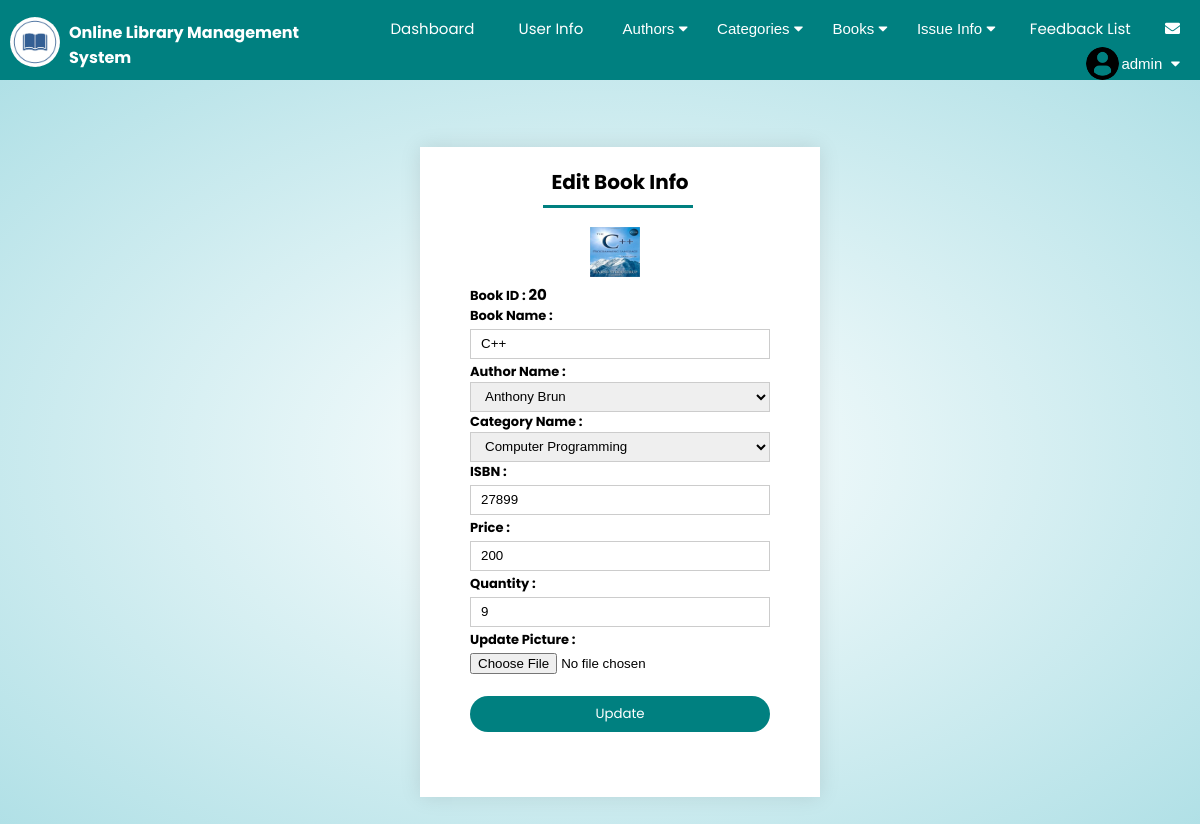
The page /edit_book.php?ed=20 (signed in) on the database its author committed.
### tables this page shows
CREATE TABLE `books` (
  `bookid` int(100) NOT NULL,
  `bookpic` varchar(500) NOT NULL,
  `bookname` varchar(100) NOT NULL,
  `authorid` int(100) NOT NULL,
  `categoryid` int(100) NOT NULL,
  `ISBN` varchar(100) NOT NULL,
  `price` int(100) NOT NULL,
  `quantity` int(100) NOT NULL
);

CREATE TABLE `authors` (
  `authorid` int(111) NOT NULL,
  `authorname` varchar(111) NOT NULL
);

CREATE TABLE `category` (
  `categoryid` int(111) NOT NULL,
  `categoryname` varchar(111) NOT NULL
);

### edit_book.php (the view, shortened to what this page needs)
<?php
	include "connection.php";
    include "admin_navbar.php";
?>
<!DOCTYPE html>
<html lang="en">
<head>
    <link rel="stylesheet" href="https://cdnjs.cloudflare.com/ajax/libs/font-awesome/5.15.2/css/all.min.css" />
    <link rel="stylesheet" href="style.css?v=<?php echo time(); ?>">
</head>
<body>
    <div class="edit-profile-container">
        <?php
			$id=$_GET['ed'];
			$q= "SELECT books.bookpic,books.bookid,books.bookname,authors.authorid,authors.authorname,category.categoryid,category.categoryname,books.ISBN,books.price,quantity from  `books`join `authors` on authors.authorid=books.authorid join `category` on category.categoryid=books.categoryid where bookid=$id";
			$res=mysqli_query($db,$q) or die(mysqli_error());
			while($row=mysqli_fetch_assoc($res))
			{
				$bookid=$row['bookid'];
                $pic=$row['bookpic'];
				$bookname=$row['bookname'];
				$authorid=$row['authorid'];
				$categoryid=$row['categoryid'];
				$authorname=$row['authorname'];
				$categoryname=$row['categoryname'];
				$ISBN=$row['ISBN'];
				$price=$row['price'];
				$quantity=$row['quantity'];
			}
	    ?>
        <div class="form form-book">
            <div class="form-container edit-form-container edit-book-container">
                <div class="form-btn">
                    <span onclick="login()" style="width: 100%;">Edit Book Info</span>
                    <hr id="indicator" class="add-author">
                </div>
                <form action="" id="loginform" method="post" enctype="multipart/form-data">
                    <div class="label book-img">
                        <?php echo "<img width='50px' height='50px' src='images/".$pic."'>"?>
                    </div>
                    <div class="label">
                        <label for="userid">Book ID : </label>
                        <b style="font-size: 15px;">
                        <?php
			                echo $bookid;
			            ?>
                    </b><br>
                    </div>
                    <div class="label">
                        <label for="bookname">Book Name : </label>
                    </div>
                    <input type="text"  name="bookname" value="<?php echo $bookname; ?>">
                    <div class="label">
                        <label for="authorname">Author Name : </label>
                    </div>
                    <select class="form-control" name="authorname" >
                        <option value="<?php echo $authorid;?>"><?php echo $authorname;?></option>
                    </select>
                    <div class="label">
                        <label for="authorname">Category Name : </label>
                    </div>
                    <select class="form-control" name="categoryname">
                        <option value="<?php echo $categoryid;?>"><?php echo $categoryname;?></option>
                    </select>
                    <div class="label">
                        <label for="ISBN">ISBN : </label>
                    </div>
                    <input type="text"  name="ISBN" value="<?php echo $ISBN; ?>">
                    <div class="label">
                        <label for="price">Price : </label>
                    </div>
                    <input type="text"  name="price" value="<?php echo $price; ?>">
                    <div class="label">
                        <label for="quantity">Quantity : </label>
                    </div>
                    <input type="text"  name="quantity" value="<?php echo $quantity; ?>">
                    <div class="label">
                        <label for="pic">Update Picture :</label>
                    </div>
                    <input type="file"  name="file" class="file">
                    <button type="submit" class="btn" name="submit">Update</button>
                </form>
            </div>
        </div>
    </div>
</body>
</html>

### style.css (style rules this page uses)
html { scroll-behavior: smooth; }
* { margin: 0; padding: 0; box-sizing: border-box; }
body { font-family: 'Poppins', sans-serif; }
.btn { font-family: 'Poppins', sans-serif; }
.form { position: absolute; top: 55%; left: 35%; transform: translateY(-50%); text-align: center; }
.form-container { background: #fff; width: 400px; height: 500px; position: relative; padding: 20px 0; margin: auto; box-shadow: 0 0 20px 0px rgba(0,0,0,0.1); overflow: hidden; }
.form-container span { font-weight: bold; padding: 0 10px; cursor: pointer; width: 150px; display: inline-block; }
.form-btn { display: inline-block; }
.form-btn span { font-size: 20px; font-weight: bold; }
.form-container form { max-width: 400px; padding: 0 20px; position: absolute; top: 100px; transition: 1s; }
form input { width: 300px; height: 30px; margin: 10px 0; padding: 0 10px; border: 1px solid #ccc; }
form .form-control { width: 300px; height: 30px; margin: 10px 0; padding: 0 10px; border: 1px solid #ccc; outline: none; }
.label { text-align: left; margin-left: 30px; font-size: 13px; }
form .btn { width: 300px; border: none; cursor: pointer; margin-top: 10px; margin-bottom: 10px; }
.edit-profile-container { background: radial-gradient(#fff,powderblue); width: 100%; padding-top: 50px; padding-bottom: 700px; }
.edit-profile-container .form label { text-align: left; font-weight: bold; }
.edit-profile-container .form-container { height: 450px; margin-top: 50px; }
.edit-profile-container .edit-form-container { height: 550px; }
.file { border: none; text-align: left; margin-left: -20px; }
.edit-book-container form input { margin: 3px 0; }
.edit-book-container .form-control { margin: 0; }
.edit-profile-container .edit-book-container { height: 650px; margin-top: 30px; }
.edit-book-container form { top: 80px; }
.edit-book-container .file { margin-left: -20px; }
.book-img { margin-left: 150px; }
#loginform { left: 0; }
.btn { display: inline-block; background-color: teal; color: #fff; padding: 8px 30px; border-radius: 30px; transition: background-color 0.4s; outline: none; }
#indicator { width: 150px; border: none; background: teal; height: 3px; margin-top: 8px; transition: 1s; transform: translateX(10px); }
.add-author { margin-right: 25px; }

### rows shown on the page
books: bookpic (picture), bookid "20", bookname "C++", authorname "Anthony Brun", categoryname "Computer Programming", ISBN "27899", price "200", quantity "9"

### other values the page prints
$_SESSION['login_admin_username'] "admin"
